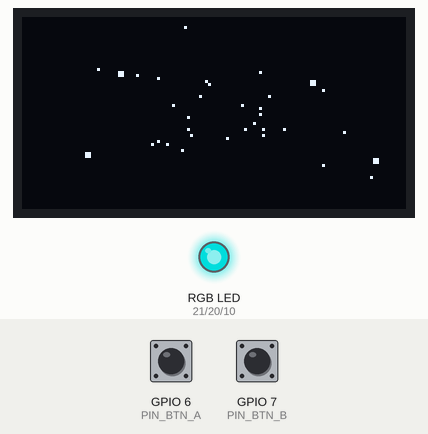
This sketch was run on a simulated ESP32-S3. Parts: 128×64 one-colour display, an RGB LED mixed from three pins (HIGH = lit). Inputs (shaded band) come from the test bench; at power-on: GPIO 7 (PIN_BTN_B) HIGH, GPIO 6 (PIN_BTN_A) HIGH. Dim RGB values are drawn brighter than linear; random numbers use the default seed unless the sketch sets one; what the sketch prints to the serial monitor is not drawn.

Above: at 1.2 s.
1.3 s: GPIO 7 (PIN_BTN_B) pulled LOW for 0.15 s
At 1.72 s:
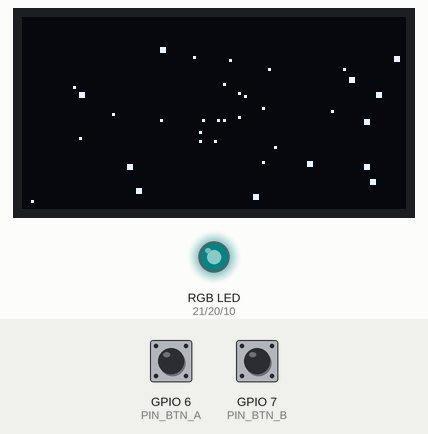
2.0 s: GPIO 6 (PIN_BTN_A) pulled LOW for 0.15 s
At 2.33 s:
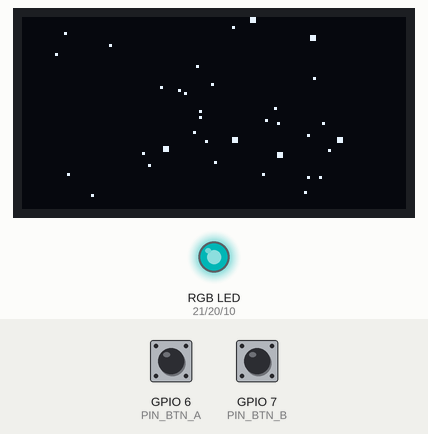
2.7 s: GPIO 7 (PIN_BTN_B) pulled LOW for 1 s
At 3.87 s:
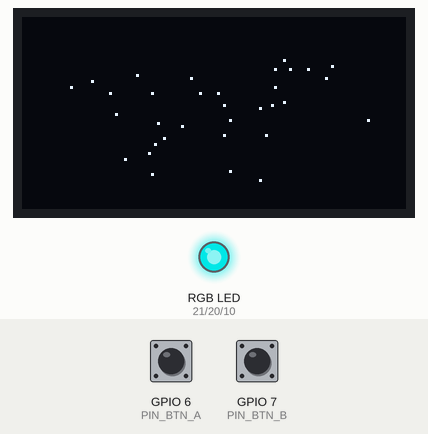
4.3 s: GPIO 6 (PIN_BTN_A) pulled LOW for 1 s
At 4.8 s:
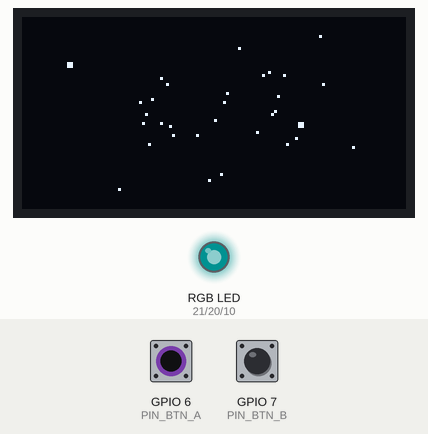
Timing chart, 0 to 6.9 s (numbered marks = the images above; inputs shaded):
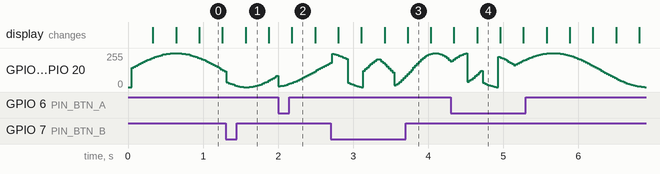

The sketch:

animacio_mascota.ino
```cpp
#include <Wire.h>
#include <Adafruit_GFX.h>
#include <Adafruit_SSD1306.h>
#include <math.h> // Necessària per a la funció sin() del LED

#define SCREEN_WIDTH 128
#define SCREEN_HEIGHT 64
Adafruit_SSD1306 display(SCREEN_WIDTH, SCREEN_HEIGHT, &Wire, -1);

// --- MATEIXA ASSIGNACIÓ DE PINS ---
const int PIN_SDA = 3;   const int PIN_SCL = 4;
const int PIN_BTN_A = 6; const int PIN_BTN_B = 7;
const int PIN_LDR = 0;
const int LED_R = 21;    const int LED_G = 20;    const int LED_B = 10;

// --- CONFIGURACIÓ DE L'ANIMACIÓ DE L'ESPAI ---
const int NUM_ESTRELLES = 35; // Nombre d'estrelles simultànies a la pantalla
struct Estrella {
  float x; // Posició horitzontal respecte al centre
  float y; // Posició vertical respecte al centre
  float z; // Profunditat (distància). Més a prop = Z més petita.
};
Estrella estrelles[NUM_ESTRELLES];

// Control de velocitat
float velocitat = 3.0; // Velocitat inicial del viatge
const float VEL_MIN = 0.5;
const float VEL_MAX = 12.0;

// Temporitzadors per al loop i els botons (No bloquejants)
unsigned long tempsUltimFrame = 0;
const int INTERVAL_FRAME = 20; // ~50 imatges per segon (molt fluid)
unsigned long tempsUltimBoto = 0;

void setup() {
  Serial.begin(9600);

  // Pins d'entrada i sortida
  pinMode(PIN_BTN_A, INPUT_PULLUP);
  pinMode(PIN_BTN_B, INPUT_PULLUP);
  pinMode(LED_R, OUTPUT); pinMode(LED_G, OUTPUT); pinMode(LED_B, OUTPUT);

  Wire.begin(PIN_SDA, PIN_SCL);
  if(!display.begin(SSD1306_SWITCHCAPVCC, 0x3C)) {
    Serial.println("Error OLED");
    while(true);
  }

  // --- INICIALITZACIÓ DE LES ESTRELLES ---
  // Repartim les estrelles aleatòriament per l'espai 3D inicial
  for (int i = 0; i < NUM_ESTRELLES; i++) {
    reiniciarEstrella(i);
    // Inicialment, els donem una profunditat aleatòria perquè no surtin totes alhora
    estrelles[i].z = random(1, SCREEN_WIDTH);
  }

  tempsUltimFrame = millis();
}

void loop() {
  unsigned long tempsActual = millis();

  // --- 1. LECTURA DE BOTONS (AMB ANTIREBOTS DE 200ms) ---
  if (tempsActual - tempsUltimBoto > 200) {
    if (digitalRead(PIN_BTN_A) == LOW) { // Botó A: Frena
      velocitat -= 1.0;
      if (velocitat < VEL_MIN) velocitat = VEL_MIN;
      Serial.print("Velocitat reduïda a: "); Serial.println(velocitat);
      tempsUltimBoto = tempsActual;
    }
    if (digitalRead(PIN_BTN_B) == LOW) { // Botó B: Accelera
      velocitat += 1.0;
      if (velocitat > VEL_MAX) velocitat = VEL_MAX;
      Serial.print("Velocitat augmentada a: "); Serial.println(velocitat);
      tempsUltimBoto = tempsActual;
    }
  }

  // --- 2. EFECTE RESPIRACIÓ LED RGB (Sincronitzat amb la velocitat) ---
  // Fem servir una ona sinusoïdal basada en el temps actual.
  // Multipliquem per la velocitat perquè el LED "respiri" més ràpid si anem més de pressa.
  float factorVelocitatLED = 0.001 + (velocitat * 0.0005);
  float angle = tempsActual * factorVelocitatLED;

  // sin() va de -1 a 1. El passem a un rang de 0 a 255 per al control de brillantor.
  int brillantor = (sin(angle) + 1.0) * 127.5;

  // Apliquem la brillantor (en aquest exemple al color Cian: Verd + Blau)
  analogWrite(LED_R, 0);
  analogWrite(LED_G, brillantor);
  analogWrite(LED_B, brillantor);


  // --- 3. ACTUALITZACIÓ I DIBUIX DEL CAMP D'ESTRELLES ---
  if (tempsActual - tempsUltimFrame >= INTERVAL_FRAME) {
    tempsUltimFrame = tempsActual;

    display.clearDisplay();

    // Centre de la pantalla
    int centreX = SCREEN_WIDTH / 2;
    int centreY = SCREEN_HEIGHT / 2;

    for (int i = 0; i < NUM_ESTRELLES; i++) {
      // L'estrella s'apropa a nosaltres (la seva Z disminueix)
      estrelles[i].z -= velocitat;

      // Si l'estrella ens ha passat de llarg (Z <= 0), la tornem a enviar al fons
      if (estrelles[i].z <= 0) {
        reiniciarEstrella(i);
      }

      // Projecció 3D matemàtica a 2D (Perspectiva)
      // Dividir X i Y per Z fa que les coses llunyanes es vegin petites i centrades,
      // i les properes es moguin ràpidament cap als extrems.
      int screenX = (estrelles[i].x * 50) / estrelles[i].z + centreX;
      int screenY = (estrelles[i].y * 50) / estrelles[i].z + centreY;

      // Si l'estrella surt dels marges de la pantalla física, la reiniciem
      if (screenX < 0 || screenX >= SCREEN_WIDTH || screenY < 0 || screenY >= SCREEN_HEIGHT) {
        reiniciarEstrella(i);
      } else {
        // DIBUIX DE L'ESTRELLA SEGONS LA DISTÀNCIA
        // Si està lluny (Z gran) dibuixem 1 sol píxel. Si està a prop (Z petita) un quadrat de 2x2.
        if (estrelles[i].z > 40) {
          display.drawPixel(screenX, screenY, SSD1306_WHITE);
        } else {
          display.fillRect(screenX, screenY, 2, 2, SSD1306_WHITE);
        }
      }
    }

    display.display();
  }
}

// Funció auxiliar per col·locar una estrella al fons de l'espai
void reiniciarEstrella(int index) {
  // Generem coordenades a l'atzar al voltant del centre (poden ser negatives o positives)
  estrelles[index].x = random(-60, 60);
  estrelles[index].y = random(-30, 30);
  // La enviem al fons del tot de l'eix Z
  estrelles[index].z = SCREEN_WIDTH;
}
```
